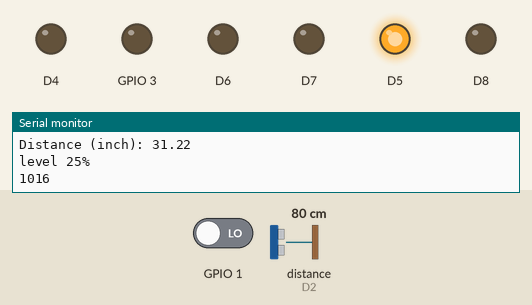
The sketch below on a simulated ESP8266 (NodeMCU). Parts: output pins drawn as LEDs (lit = HIGH), the last lines printed to the serial monitor. Wiring (inferred from the names in the program): ultrasonic range finder: trigger D1; echo D2. Dashed ring = blinking. Inputs (shaded band) come from the test bench; at power-on: distance to the obstacle (sensor on D2) 80 cm, GPIO 1 LOW. The echo pulse lasts 58.3 µs per cm; pins used as bus, display or sensor lines are not drawn.

Above: at 1.3 s.
1.4 s: distance to the obstacle (sensor on D2) set to 69 cm
At 2.2 s:
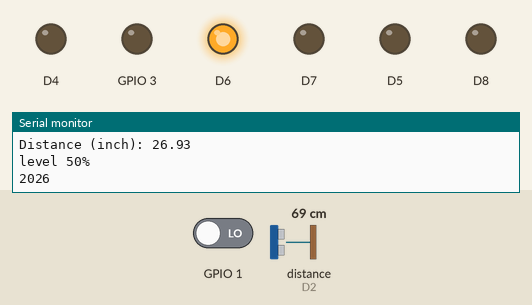
3.0 s: distance to the obstacle (sensor on D2) set to 57 cm
4.5 s: distance to the obstacle (sensor on D2) set to 51 cm
At 5.4 s:
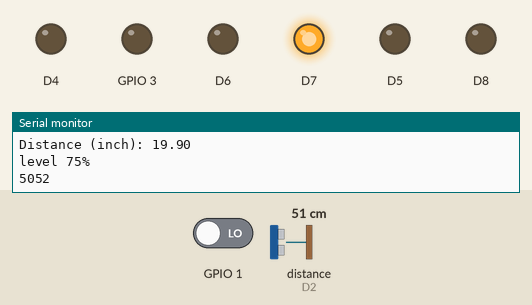
6.0 s: distance to the obstacle (sensor on D2) set to 38 cm
7.5 s: distance to the obstacle (sensor on D2) set to 31 cm
At 7.87 s:
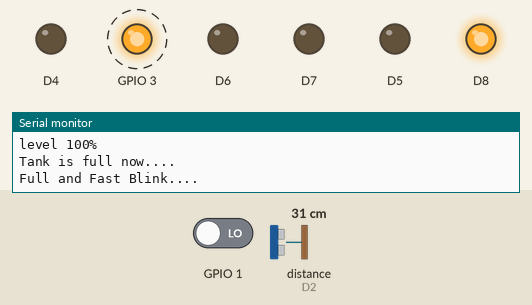
Timing chart, 0 to 11.5 s (numbered marks = the images above; inputs shaded):
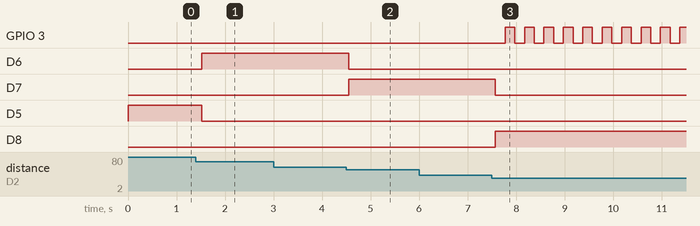

Measured:
- the behaviour switches between 72 and 71 cm on distance to the obstacle (sensor on D2) (found by bisection; images 0 and 1)
- the behaviour switches between 54 and 53 cm on distance to the obstacle (sensor on D2) (found by bisection; images 1 and 2)
- the behaviour switches between 36 and 35 cm on distance to the obstacle (sensor on D2) (found by bisection; images 2 and 3)
- after the input at 1.4 s, D6: LOW → HIGH after 0.12 s; D5: HIGH → LOW after 0.12 s
- after the input at 4.5 s, D6: HIGH → LOW after 0.05 s; D7: LOW → HIGH after 0.05 s
- after the input at 7.5 s, GPIO 3: alternates HIGH for 0.20 s and LOW for 0.20 s, starting after 0.27 s; D7: HIGH → LOW after 0.07 s; D8: LOW → HIGH after 0.07 s

The sketch:

water_level.ino
```cpp
const int trigPin = D1;
const int echoPin = D2;

//define sound velocity in cm/uS
#define SOUND_VELOCITY 0.034
#define CM_TO_INCH 0.393701

long duration;
float distanceCm;
float distanceInch;

unsigned long myTime;
int timer;

void setup() {
  Serial.begin(115200); // Starts the serial communication
  pinMode(D4, OUTPUT);
  pinMode(D5, OUTPUT);
  pinMode(D6, OUTPUT);
  pinMode(D7, OUTPUT);
  pinMode(D8, OUTPUT);
  pinMode(D9, OUTPUT);
  pinMode(D3,INPUT);
  pinMode(trigPin, OUTPUT); // Sets the trigPin as an Output
  pinMode(echoPin, INPUT); // Sets the echoPin as an Input
  timer=0;
}

void loop() {
  // Clears the trigPin
  digitalWrite(trigPin, LOW);
  delayMicroseconds(2);
  // Sets the trigPin on HIGH state for 10 micro seconds
  digitalWrite(trigPin, HIGH);
  delayMicroseconds(10);
  digitalWrite(trigPin, LOW);
  // Reads the echoPin, returns the sound wave travel time in microseconds
  duration = pulseIn(echoPin, HIGH);

  // Calculate the distance
  distanceCm = duration * SOUND_VELOCITY/2;

  // Convert to inches
  distanceInch = distanceCm * CM_TO_INCH;
  //=====================================================================================

  // Prints the distance on the Serial Monitor
  Serial.print("Distance (cm):\n ");
  Serial.println(distanceCm);
  Serial.print("Distance (inch): ");
  Serial.println(distanceInch);

  if(digitalRead(D3==0)){
    Serial.println("triggred..");
  }

   if(distanceInch>=35){
    Serial.print("level 10% \n");
    digitalWrite(D4, HIGH);
    tank_empty();
  }
  else{
    digitalWrite(D4, LOW);

  }

   if(distanceInch<=35 && distanceInch>=28){
    Serial.print("level 25% \n");
    digitalWrite(D5, HIGH);
  }
  else{
    digitalWrite(D5, LOW);

  }

  if(distanceInch<=28 && distanceInch>=21){
    Serial.print("level 50% \n");
    digitalWrite(D6, HIGH);

  }
  else{
    digitalWrite(D6, LOW);
  }

  if(distanceInch<=21 && distanceInch>=14){
    Serial.print("level 75% \n");
    digitalWrite(D7, HIGH);

  }
  else{
    digitalWrite(D7, LOW);
  }

  if(distanceInch<=14){
    Serial.print("level 100% \n");
    digitalWrite(D8, HIGH);
    tank_full();

  }
  else{
    digitalWrite(D8, LOW);
  }

  myTime = millis();
  Serial.println(myTime); // prints time since program started
  delay(500);
  timer=timer+1;
  Serial.println(timer);
  if((myTime/1000)>=40){
    ESP.deepSleep(1800e6);
  }
}


 void tank_empty(){
   Serial.println("Tank is empty now....");
   for(int i=1; i<=20;i++)
   {
     Serial.println("Empty and Slow Blink....");
     digitalWrite(D9,LOW);
     delay(500);
     digitalWrite(D9,HIGH);
     delay(500);
   }
     digitalWrite(D9,LOW);
 }

 void tank_full() {
   Serial.println("Tank is full now....");
   for(int i=1; i<=20;i++)
   {
     Serial.println("Full and Fast Blink....");
     digitalWrite(D9,LOW);
     delay(200);
     digitalWrite(D9,HIGH);
     delay(200);
   }
     digitalWrite(D9,LOW);
  }
```
